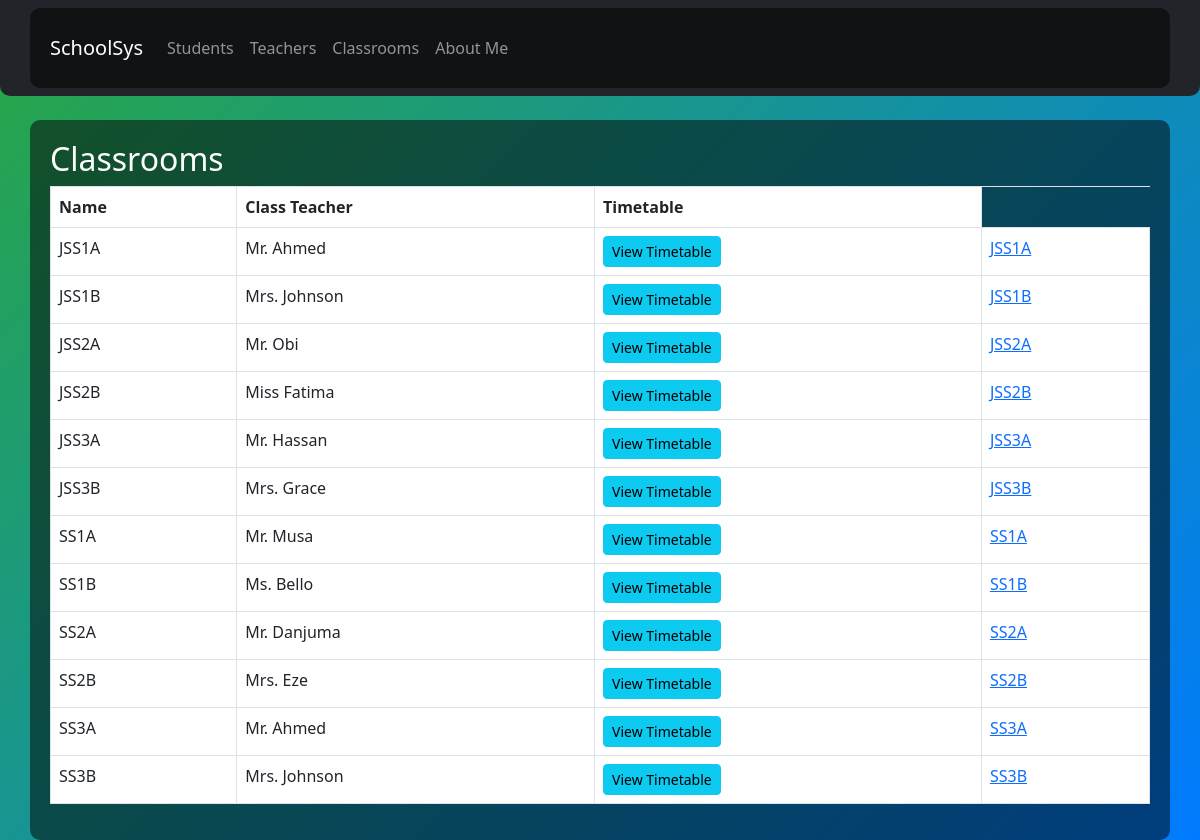
The page /classrooms/ on the database its author committed.
### SMS_app/models.py (models this page shows, shortened)
class Classroom(models.Model):
    name = models.CharField(max_length=20)  # e.g., "JSS1A"
    class_teacher = models.ForeignKey(Teacher, on_delete=models.SET_NULL, null=True)

class Teacher(models.Model):
    name = models.CharField(max_length=100)
    email = models.EmailField(unique=True)
    subject = models.CharField(max_length=100)

### SMS_app/views.py (the view)
# urls.py: path('classrooms/', views.classroom_list, name='classroom_list'),
def classroom_list(request):
    classrooms = Classroom.objects.select_related('class_teacher').all()
    return render(request, 'classroom_list.html', {'classrooms': classrooms})

### templates/classroom_list.html (shortened to what this page needs)
{% extends 'base.html' %}
{% block content %}
<h2>Classrooms</h2>
<table class="table table-bordered">
  <thead><tr><th>Name</th><th>Class Teacher</th><th>Timetable</th></tr></thead>
  <tbody>
    {% for room in classrooms %}
      <tr>
        <td>{{ room.name }}</td>
        <td>{{ room.class_teacher.name }}</td>
        <td><a href="{% url 'timetable' room.id %}" class="btn btn-info btn-sm">View Timetable</a></td>
        <td><a href="{% url 'students_in_class' room.id %}">{{ room.name }}</a></td>
      </tr>
    {% endfor %}
  </tbody>
</table>
{% endblock %}

### templates/base.html (style rules this page uses)
body { background: linear-gradient(135deg, #28a745, #007bff); min-height: 100vh; color: white; }

### rows shown on the page
Classroom: name "JSS1A", class_teacher.name "Mr. Ahmed"
Classroom: name "JSS1B", class_teacher.name "Mrs. Johnson"
Classroom: name "JSS2A", class_teacher.name "Mr. Obi"
Classroom: name "JSS2B", class_teacher.name "Miss Fatima"
Classroom: name "JSS3A", class_teacher.name "Mr. Hassan"
Classroom: name "JSS3B", class_teacher.name "Mrs. Grace"
Classroom: name "SS1A", class_teacher.name "Mr. Musa"
Classroom: name "SS1B", class_teacher.name "Ms. Bello"
Classroom: name "SS2A", class_teacher.name "Mr. Danjuma"
Classroom: name "SS2B", class_teacher.name "Mrs. Eze"
Classroom: name "SS3A", class_teacher.name "Mr. Ahmed"
Classroom: name "SS3B", class_teacher.name "Mrs. Johnson"
